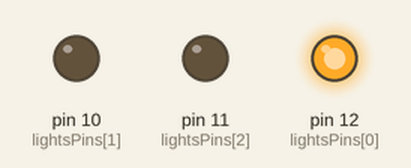
Simulated run of this sketch. Board: Arduino Uno, built with avr-gcc and run on an emulated ATmega328P. Parts: output pins drawn as LEDs (lit = HIGH).

Above: at 0.1 s.
At 1.35 s:
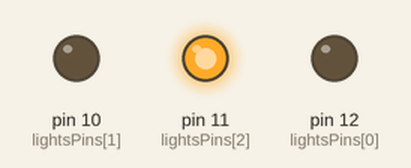
At 2.42 s:
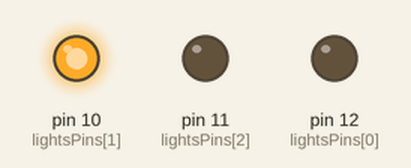
Timing chart, 0 to 3.0 s (numbered marks = the images above):
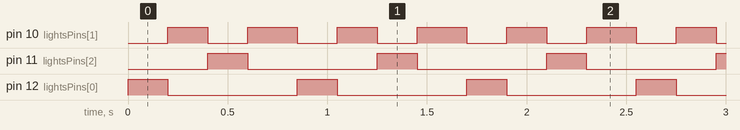

Measured:
- by itself, pin 10 (lightsPins[1]): alternates HIGH for 0.20 s and LOW for 0.20 s
- by itself, pin 11 (lightsPins[2]), pin 12 (lightsPins[0]): alternates HIGH for 0.20 s and LOW for 0.65 s
- by itself, everything shown: repeats every 0.85 s, in 4 steps

The sketch:

3leds.ino
```cpp
int lightsPins[3] = {12 , 10 , 11}; //green yellow red

void setup(){
    for(int i = 0 ; i < 3 ; i++){
        pinMode(lightsPins[i], OUTPUT);
    }
}

void loop(){
    for(int i = 0 ; i < 3 ; i++){
        digitalWrite(lightsPins[i], HIGH);
        if(i == 1){
            delay(200) ;       }
        else{
            delay(200);
        }
        digitalWrite(lightsPins[i], LOW);
    }

    digitalWrite(lightsPins[1], HIGH);
    delay(250);
    digitalWrite(lightsPins[1], LOW);
}
```
